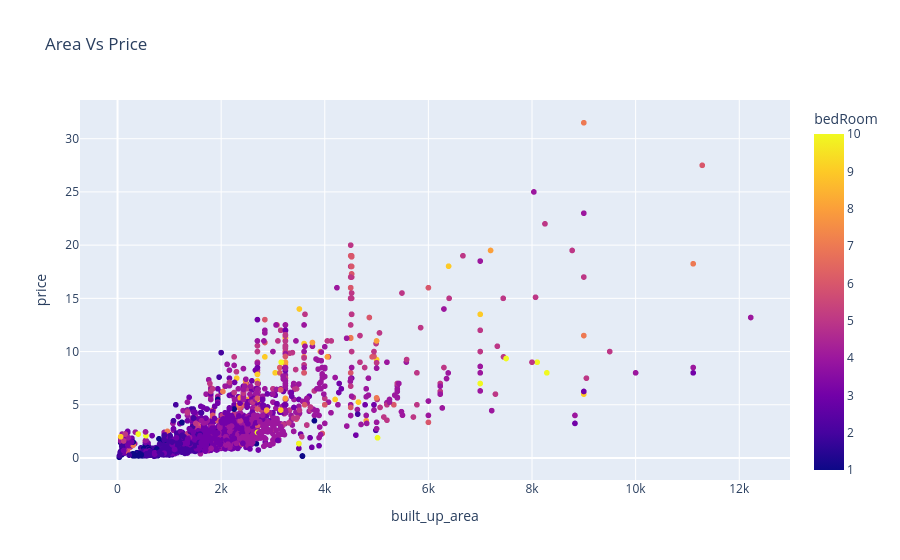

Write notebook code for a chart like this one.
### Markdown cell above
### Graph 3

### Code cell
fig = px.scatter(df, x="built_up_area", y="price", color="bedRoom", title="Area Vs Price")

# Show the plot
fig.show()

### Figure 1 — Plotly figure (JSON) as saved in the notebook; plotly's stock layout.template omitted (floating-point values rounded to 4 significant figures; data arrays with more than 128 entries replaced by an {"elided": "..."} marker saying what was removed)
{"data": [{"hovertemplate": "built_up_area=%{x}<br>price=%{y}<br>bedRoom=%{marker.color}<extra></extra>", "legendgroup": "", "marker": {"color": {"elided": "3541 float values"}, "coloraxis": "coloraxis", "symbol": "circle"}, "mode": "markers", "name": "", "showlegend": false, "type": "scattergl", "x": {"elided": "3541 float values"}, "xaxis": "x", "y": {"elided": "3541 float values"}, "yaxis": "y"}], "layout": {"coloraxis": {"colorbar": {"title": {"text": "bedRoom"}}, "colorscale": [[0, "#0d0887"], [0.1111, "#46039f"], [0.2222, "#7201a8"], [0.3333, "#9c179e"], [0.4444, "#bd3786"], [0.5556, "#d8576b"], [0.6667, "#ed7953"], [0.7778, "#fb9f3a"], [0.8889, "#fdca26"], [1, "#f0f921"]]}, "legend": {"tracegroupgap": 0}, "title": {"text": "Area Vs Price"}, "xaxis": {"anchor": "y", "domain": [0, 1], "title": {"text": "built_up_area"}}, "yaxis": {"anchor": "x", "domain": [0, 1], "title": {"text": "price"}}}}
